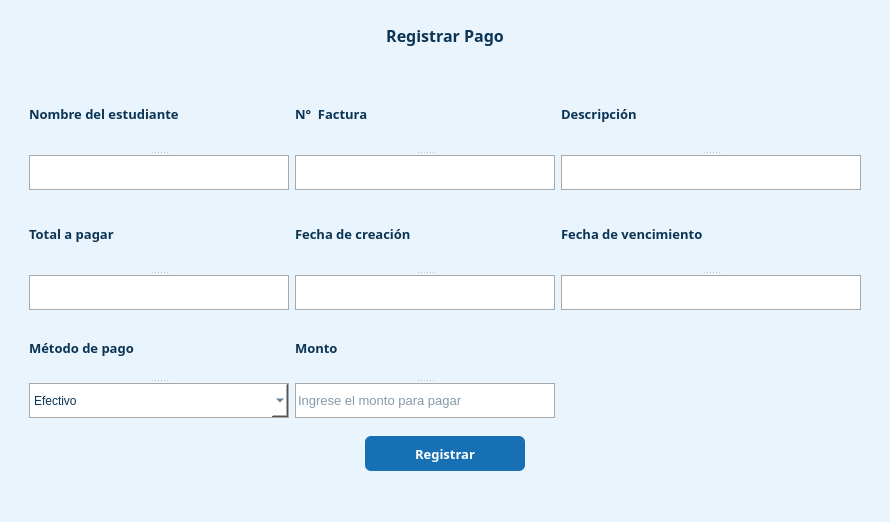
         <widget class="QWidget" name="payments_page">
          <property name="styleSheet">
           <string notr="true">background-color:#e9f4fd;</string>
          </property>
          <layout class="QGridLayout" name="gridLayout_11">
           <item row="0" column="0" alignment="Qt::AlignHCenter|Qt::AlignTop">
            <widget class="QWidget" name="content_payment" native="true">
             <property name="minimumSize">
              <size>
               <width>0</width>
               <height>500</height>
              </size>
             </property>
             <property name="maximumSize">
              <size>
               <width>16777215</width>
               <height>500</height>
              </size>
             </property>
             <layout class="QGridLayout" name="gridLayout_10">
              <item row="0" column="0">
               <layout class="QVBoxLayout" name="group_form_payment">
                <item>
                 <layout class="QHBoxLayout" name="header_register_payment">
                  <item>
                   <widget class="QLabel" name="tittle_new_payment">
                    <property name="minimumSize">
                     <size>
                      <width>500</width>
                      <height>30</height>
                     </size>
                    </property>
                    <property name="maximumSize">
                     <size>
                      <width>500</width>
                      <height>16777214</height>
                     </size>
                    </property>
                    <property name="font">
                     <font>
                      <family>Euphemia</family>
                      <pointsize>12</pointsize>
                      <weight>75</weight>
                      <bold>true</bold>
                     </font>
                    </property>
                    <property name="layoutDirection">
                     <enum>Qt::LeftToRight</enum>
                    </property>
                    <property name="styleSheet">
                     <string notr="true">color: rgb(11, 52, 84);</string>
                    </property>
                    <property name="text">
                     <string>Registrar Pago</string>
                    </property>
                    <property name="alignment">
                     <set>Qt::AlignCenter</set>
                    </property>
                    <property name="margin">
                     <number>10</number>
                    </property>
                   </widget>
                  </item>
                 </layout>
                </item>
                <item>
                 <widget class="QWidget" name="form_new_payment" native="true">
                  <property name="minimumSize">
                   <size>
                    <width>850</width>
                    <height>0</height>
                   </size>
                  </property>
                  <property name="maximumSize">
                   <size>
                    <width>750</width>
                    <height>16777215</height>
                   </size>
                  </property>
                  <layout class="QGridLayout" name="gridLayout_8">
                   <property name="topMargin">
                    <number>20</number>
                   </property>
                   <item row="2" column="0">
                    <widget class="QLabel" name="message_erro_payment">
                     <property name="font">
                      <font>
                       <family>Euphemia</family>
                       <pointsize>9</pointsize>
                       <weight>75</weight>
                       <bold>true</bold>
                      </font>
                     </property>
                     <property name="styleSheet">
                      <string notr="true">font-family: Euphemia;
color:red;</string>
                     </property>
                     <property name="text">
                      <string/>
                     </property>
                    </widget>
                   </item>
                   <item row="1" column="0" alignment="Qt::AlignHCenter">
                    <widget class="QPushButton" name="registerButton_payment">
                     <property name="minimumSize">
                      <size>
                       <width>160</width>
                       <height>35</height>
                      </size>
                     </property>
                     <property name="maximumSize">
                      <size>
                       <width>160</width>
                       <height>35</height>
                      </size>
                     </property>
                     <property name="font">
                      <font>
                       <family>Euphemia</family>
                       <pointsize>10</pointsize>
                       <weight>75</weight>
                       <bold>true</bold>
                      </font>
                     </property>
                     <property name="cursor">
                      <cursorShape>PointingHandCursor</cursorShape>
                     </property>
                     <property name="layoutDirection">
                      <enum>Qt::LeftToRight</enum>
                     </property>
                     <property name="styleSheet">
                      <string notr="true">background-color:#1770b3;
border: none;
border-radius: 6px;
font-family: Euphemia;
color:white;</string>
                     </property>
                     <property name="text">
                      <string>Registrar</string>
                     </property>
                    </widget>
                   </item>
                   <item row="0" column="0">
                    <layout class="QVBoxLayout" name="form_content">
                     <item>
                      <layout class="QHBoxLayout" name="first_part_form">
                       <item>
                        <widget class="QSplitter" name="student_name_invo">
                         <property name="minimumSize">
                          <size>
                           <width>220</width>
                           <height>0</height>
                          </size>
                         </property>
                         <property name="orientation">
                          <enum>Qt::Vertical</enum>
                         </property>
                         <widget class="QLabel" name="label_student_name_invo">
                          <property name="font">
                           <font>
                            <family>Euphemia</family>
                            <pointsize>10</pointsize>
                            <weight>75</weight>
                            <bold>true</bold>
                           </font>
                          </property>
                          <property name="styleSheet">
                           <string notr="true">color: rgb(11, 52, 84);</string>
                          </property>
                          <property name="text">
                           <string>Nombre del estudiante</string>
                          </property>
                         </widget>
                         <widget class="QLineEdit" name="input_student_name_invo">
                          <property name="minimumSize">
                           <size>
                            <width>0</width>
                            <height>35</height>
                           </size>
                          </property>
                          <property name="maximumSize">
                           <size>
                            <width>260</width>
                            <height>35</height>
                           </size>
                          </property>
                          <property name="font">
                           <font>
                            <pointsize>10</pointsize>
                           </font>
                          </property>
                          <property name="styleSheet">
                           <string notr="true">background-color: rgb(255, 255, 255);
color: rgb(11, 52, 84);
border:1px solid  #a8a8a8;</string>
                          </property>
                          <property name="text">
                           <string/>
                          </property>
                          <property name="readOnly">
                           <bool>true</bool>
                          </property>
                          <property name="placeholderText">
                           <string/>
                          </property>
                         </widget>
                        </widget>
                       </item>
                       <item>
                        <widget class="QSplitter" name="id_invoice">
                         <property name="orientation">
                          <enum>Qt::Vertical</enum>
                         </property>
                         <widget class="QLabel" name="label_id_invoice">
                          <property name="font">
                           <font>
                            <family>Euphemia</family>
                            <pointsize>10</pointsize>
                            <weight>75</weight>
                            <bold>true</bold>
                           </font>
                          </property>
                          <property name="styleSheet">
                           <string notr="true">color: rgb(11, 52, 84);</string>
                          </property>
                          <property name="text">
                           <string>N°  Factura</string>
                          </property>
                         </widget>
                         <widget class="QLineEdit" name="input_id_invoice">
                          <property name="minimumSize">
                           <size>
                            <width>250</width>
                            <height>35</height>
                           </size>
                          </property>
                          <property name="maximumSize">
                           <size>
                            <width>260</width>
                            <height>35</height>
                           </size>
                          </property>
                          <property name="font">
                           <font>
                            <pointsize>10</pointsize>
                           </font>
                          </property>
                          <property name="styleSheet">
                           <string notr="true">background-color: rgb(255, 255, 255);
color: rgb(11, 52, 84);
border:1px solid  #a8a8a8;</string>
                          </property>
                          <property name="text">
                           <string/>
                          </property>
                          <property name="readOnly">
                           <bool>true</bool>
                          </property>
                          <property name="placeholderText">
                           <string/>
                          </property>
                         </widget>
                        </widget>
                       </item>
                       <item>
                        <widget class="QSplitter" name="description">
                         <property name="orientation">
                          <enum>Qt::Vertical</enum>
                         </property>
                         <widget class="QLabel" name="label_description">
                          <property name="font">
                           <font>
                            <family>Euphemia</family>
                            <pointsize>10</pointsize>
                            <weight>75</weight>
                            <bold>true</bold>
                           </font>
                          </property>
                          <property name="styleSheet">
                           <string notr="true">color: rgb(11, 52, 84);</string>
                          </property>
                          <property name="text">
                           <string>Descripción</string>
                          </property>
                         </widget>
                         <widget class="QLineEdit" name="lineEdit_description">
                          <property name="minimumSize">
                           <size>
                            <width>0</width>
                            <height>35</height>
                           </size>
                          </property>
                          <property name="maximumSize">
                           <size>
                            <width>16777215</width>
                            <height>35</height>
                           </size>
                          </property>
                          <property name="styleSheet">
                           <string notr="true">background-color: rgb(255, 255, 255);
color: rgb(11, 52, 84);
border:1px solid  #a8a8a8;</string>
                          </property>
                          <property name="readOnly">
                           <bool>true</bool>
                          </property>
                         </widget>
                        </widget>
                       </item>
                      </layout>
                     </item>
                     <item>
                      <layout class="QHBoxLayout" name="second_part_form">
                       <item>
                        <widget class="QSplitter" name="total_amount">
                         <property name="minimumSize">
                          <size>
                           <width>220</width>
                           <height>0</height>
                          </size>
                         </property>
                         <property name="orientation">
                          <enum>Qt::Vertical</enum>
                         </property>
                         <widget class="QLabel" name="label_total_amount">
                          <property name="font">
                           <font>
                            <family>Euphemia</family>
                            <pointsize>10</pointsize>
                            <weight>75</weight>
                            <bold>true</bold>
                           </font>
                          </property>
                          <property name="styleSheet">
                           <string notr="true">color: rgb(11, 52, 84);</string>
                          </property>
                          <property name="text">
                           <string>Total a pagar</string>
                          </property>
                         </widget>
                         <widget class="QLineEdit" name="lineEdit_total_amount">
                          <property name="minimumSize">
                           <size>
                            <width>260</width>
                            <height>35</height>
                           </size>
                          </property>
                          <property name="maximumSize">
                           <size>
                            <width>260</width>
                            <height>35</height>
                           </size>
                          </property>
                          <property name="styleSheet">
                           <string notr="true">background-color: rgb(255, 255, 255);
color: rgb(11, 52, 84);
border:1px solid  #a8a8a8;</string>
                          </property>
                          <property name="readOnly">
                           <bool>true</bool>
                          </property>
                         </widget>
                        </widget>
                       </item>
                       <item>
                        <widget class="QSplitter" name="creation_date">
                         <property name="minimumSize">
                          <size>
                           <width>220</width>
                           <height>0</height>
                          </size>
                         </property>
                         <property name="maximumSize">
                          <size>
                           <width>260</width>
                           <height>16777215</height>
                          </size>
                         </property>
                         <property name="orientation">
                          <enum>Qt::Vertical</enum>
                         </property>
                         <widget class="QLabel" name="label_creation_date">
                          <property name="font">
                           <font>
                            <family>Euphemia</family>
                            <pointsize>10</pointsize>
                            <weight>75</weight>
                            <bold>true</bold>
                           </font>
                          </property>
                          <property name="styleSheet">
                           <string notr="true">color: rgb(11, 52, 84);</string>
                          </property>
                          <property name="text">
                           <string>Fecha de creación</string>
                          </property>
                         </widget>
                         <widget class="QLineEdit" name="input_creation_date">
                          <property name="minimumSize">
                           <size>
                            <width>250</width>
                            <height>35</height>
                           </size>
                          </property>
                          <property name="maximumSize">
                           <size>
                            <width>260</width>
                            <height>35</height>
                           </size>
                          </property>
                          <property name="font">
                           <font>
                            <pointsize>10</pointsize>
                           </font>
                          </property>
                          <property name="styleSheet">
                           <string notr="true">background-color: rgb(255, 255, 255);
color: rgb(11, 52, 84);
border:1px solid  #a8a8a8;</string>
                          </property>
                          <property name="readOnly">
                           <bool>false</bool>
                          </property>
                          <property name="placeholderText">
                           <string/>
                          </property>
                         </widget>
                        </widget>
                       </item>
                       <item>
                        <widget class="QSplitter" name="expiration_date">
                         <property name="minimumSize">
                          <size>
                           <width>200</width>
                           <height>0</height>
                          </size>
                         </property>
                         <property name="orientation">
                          <enum>Qt::Vertical</enum>
                         </property>
                         <widget class="QLabel" name="label_expiration_date">
                          <property name="font">
                           <font>
                            <family>Euphemia</family>
                            <pointsize>10</pointsize>
                            <weight>75</weight>
                            <bold>true</bold>
                           </font>
                          </property>
                          <property name="styleSheet">
                           <string notr="true">color: rgb(11, 52, 84);</string>
                          </property>
                          <property name="text">
                           <string>Fecha de vencimiento</string>
                          </property>
                         </widget>
                         <widget class="QLineEdit" name="input_expiration_date">
                          <property name="minimumSize">
                           <size>
                            <width>220</width>
                            <height>35</height>
                           </size>
                          </property>
                          <property name="maximumSize">
                           <size>
                            <width>16777215</width>
                            <height>35</height>
                           </size>
                          </property>
                          <property name="font">
                           <font>
                            <pointsize>10</pointsize>
                           </font>
                          </property>
                          <property name="styleSheet">
                           <string notr="true">background-color: rgb(255, 255, 255);
color: rgb(11, 52, 84);
border:1px solid  #a8a8a8;</string>
                          </property>
                          <property name="readOnly">
                           <bool>true</bool>
                          </property>
                          <property name="placeholderText">
                           <string/>
                          </property>
                         </widget>
                        </widget>
                       </item>
                      </layout>
                     </item>
                     <item>
                      <layout class="QHBoxLayout" name="third_part_form">
                       <property name="bottomMargin">
                        <number>12</number>
                       </property>
                       <item>
                        <widget class="QSplitter" name="payment_method">
                         <property name="orientation">
                          <enum>Qt::Vertical</enum>
                         </property>
                         <widget class="QLabel" name="label_payment_method">
                          <property name="font">
                           <font>
                            <family>Euphemia</family>
                            <pointsize>10</pointsize>
                            <weight>75</weight>
                            <bold>true</bold>
                           </font>
                          </property>
                          <property name="styleSheet">
                           <string notr="true">color: rgb(11, 52, 84);</string>
                          </property>
                          <property name="text">
                           <string>Método de pago</string>
                          </property>
                         </widget>
                         <widget class="QComboBox" name="option_payment_method">
                          <property name="minimumSize">
                           <size>
                            <width>260</width>
                            <height>35</height>
                           </size>
                          </property>
                          <property name="maximumSize">
                           <size>
                            <width>260</width>
                            <height>35</height>
                           </size>
                          </property>
                          <property name="styleSheet">
                           <string notr="true">background-color: rgb(255, 255, 255);
color: rgb(11, 52, 84);
border:1px solid  #a8a8a8;</string>
                          </property>
                          <item>
                           <property name="text">
                            <string>Efectivo</string>
                           </property>
                          </item>
                          <item>
                           <property name="text">
                            <string>Transacción</string>
                           </property>
                          </item>
                          <item>
                           <property name="text">
                            <string>Abono</string>
                           </property>
                          </item>
                         </widget>
                        </widget>
                       </item>
                       <item>
                        <widget class="QSplitter" name="amount_paid">
                         <property name="orientation">
                          <enum>Qt::Vertical</enum>
                         </property>
                         <widget class="QLabel" name="label_amount_paid">
                          <property name="font">
                           <font>
                            <family>Euphemia</family>
                            <pointsize>10</pointsize>
                            <weight>75</weight>
                            <bold>true</bold>
                           </font>
                          </property>
                          <property name="styleSheet">
                           <string notr="true">color: rgb(11, 52, 84);</string>
                          </property>
                          <property name="text">
                           <string>Monto</string>
                          </property>
                         </widget>
                         <widget class="QLineEdit" name="input_amount_paid">
                          <property name="minimumSize">
                           <size>
                            <width>250</width>
                            <height>35</height>
                           </size>
                          </property>
                          <property name="maximumSize">
                           <size>
                            <width>260</width>
                            <height>35</height>
                           </size>
                          </property>
                          <property name="font">
                           <font>
                            <pointsize>10</pointsize>
                           </font>
                          </property>
                          <property name="styleSheet">
                           <string notr="true">background-color: rgb(255, 255, 255);
color: rgb(11, 52, 84);
border:1px solid  #a8a8a8;</string>
                          </property>
                          <property name="readOnly">
                           <bool>false</bool>
                          </property>
                          <property name="placeholderText">
                           <string>Ingrese el monto para pagar</string>
                          </property>
                         </widget>
                        </widget>
                       </item>
                       <item>
                        <widget class="QSplitter" name="wigdet_space">
                         <property name="orientation">
                          <enum>Qt::Vertical</enum>
                         </property>
                        </widget>
                       </item>
                      </layout>
                     </item>
                    </layout>
                   </item>
                  </layout>
                 </widget>
                </item>
               </layout>
              </item>
             </layout>
            </widget>
           </item>
          </layout>
         </widget>
